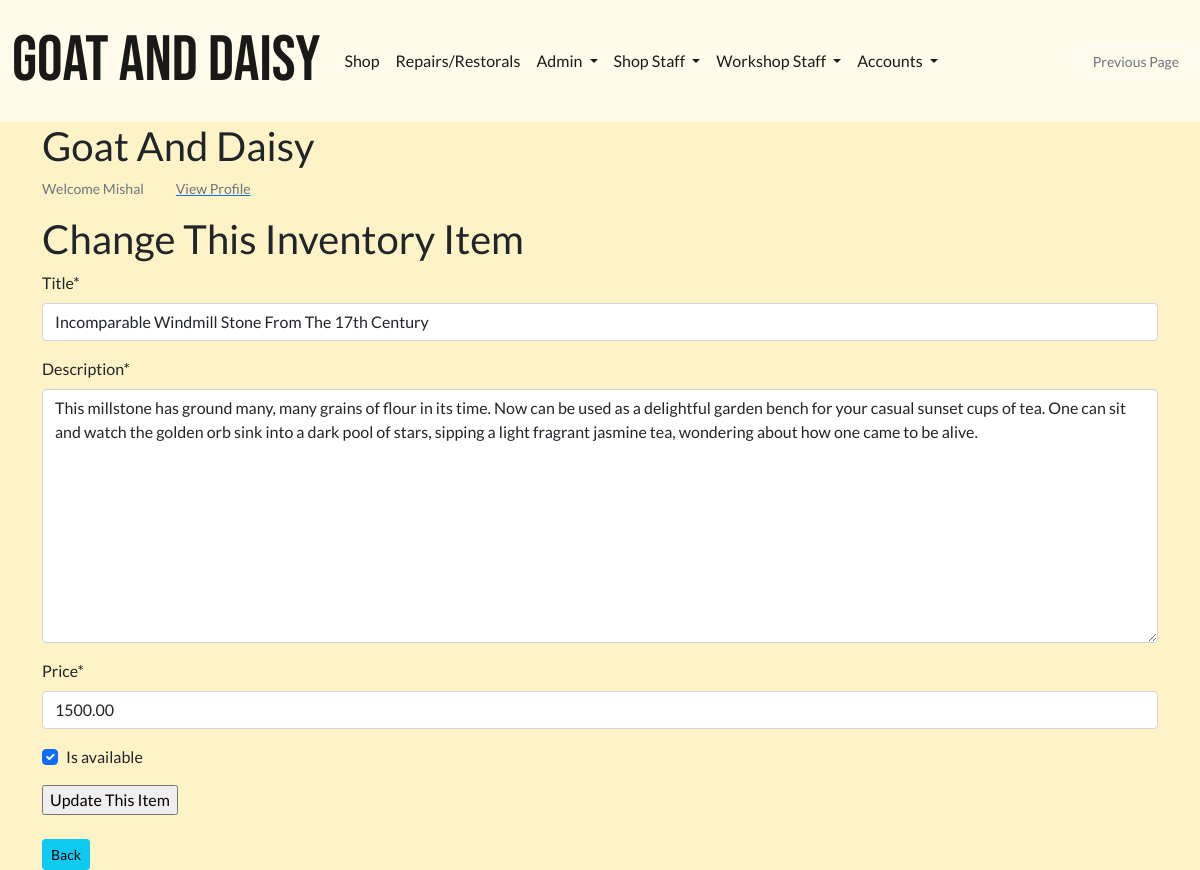
/shop/staff-manage-items/5/ (signed in), run on an earlier commit of the app's database.
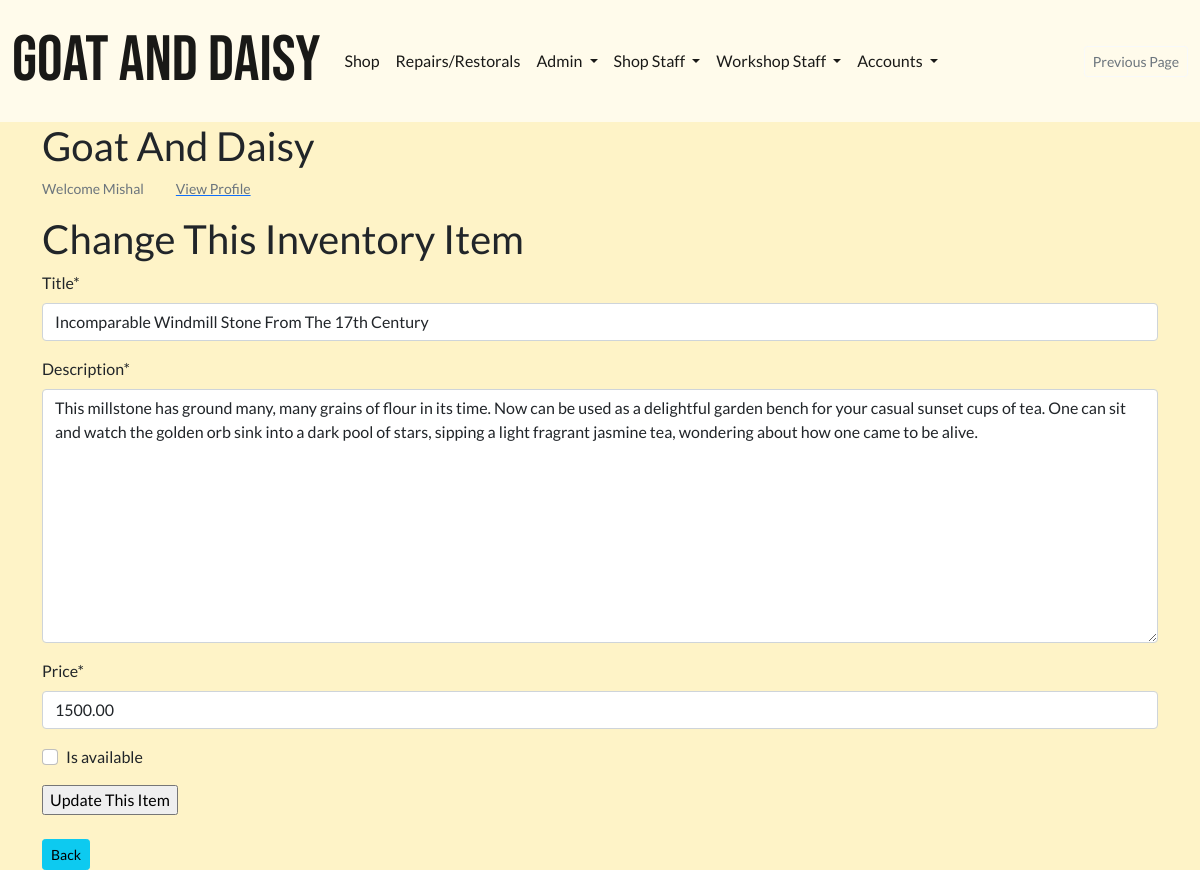
And on a later commit of the database.
### shop/models.py (models this page shows, shortened)
class ShopItems(models.Model):
    title = models.CharField(max_length=255)
    description = models.TextField()
    price = models.DecimalField(decimal_places=2, max_digits=12)
    is_available = models.BooleanField(default=True)
    class Meta:
        verbose_name_plural = "Shop Items"

### shop/views.py (the view)
class StaffUpdateItem(GroupRequiredMixin, UpdateView):
    group_required = ['Shop Staff']
    model = ShopItems
    form_class = StaffCreateItemForm
    template_name = 'shop/staff_update_item.html'
    success_url = reverse_lazy('staff_manage_items')

### shop/forms.py
class StaffCreateItemForm(ModelForm):
    class Meta:
        model = ShopItems
        fields = ['title', 'description', 'price', 'is_available']

### invoices/contexts.py (called while the page is built, shortened)
def shopping_cart(request):
    template_cart = []
    products_count = 0
    order_amount = 0
    shipping = 500
    cart = request.session.get('cart', {})
    for item in enumerate(template_cart):
        products_count += 1
    order_total = order_amount + shipping
    stripe_total = round(order_total * 100)
    context = {
        'template_cart': template_cart,
        'products_count': products_count,
        'order_amount': order_amount,
        'shipping': shipping,
        'order_total': order_total,
        'stripe_total': stripe_total,
    }
    return context

### profiles/templatetags/user_in_group_tag.py (called while the page is built)
@register.filter(name='has_group')
def has_group(user, group_name):
    try:
        group = Group.objects.get(name=group_name)
    except Group.DoesNotExist:
        return False
    return group in user.groups.all()

### shop/templates/shop/staff_update_item.html (shortened to what this page needs)
{% extends 'base.html' %}
{% load crispy_forms_tags %}
{% load static %}
{% block extra_css %}
<link rel="stylesheet" href="{% static 'css/home_bg_image_trans.css' %}">
{% endblock %}
{% block content %}
<h1>Change This Inventory Item</h1>
<form action="." method="POST">
    {{ form | crispy }}
    <input type="submit" value="Update This Item">
</form>
<br>
<small><input class="btn btn-sm btn-info" type=button value="Back" onClick="javascript:history.go(-1);"></small>
{% endblock %}

What changed in the data, as far as the page shows it:
changed ShopItems "Incomparable Windmill Stone From The 17th Century": is_available "☑" → "☐"
